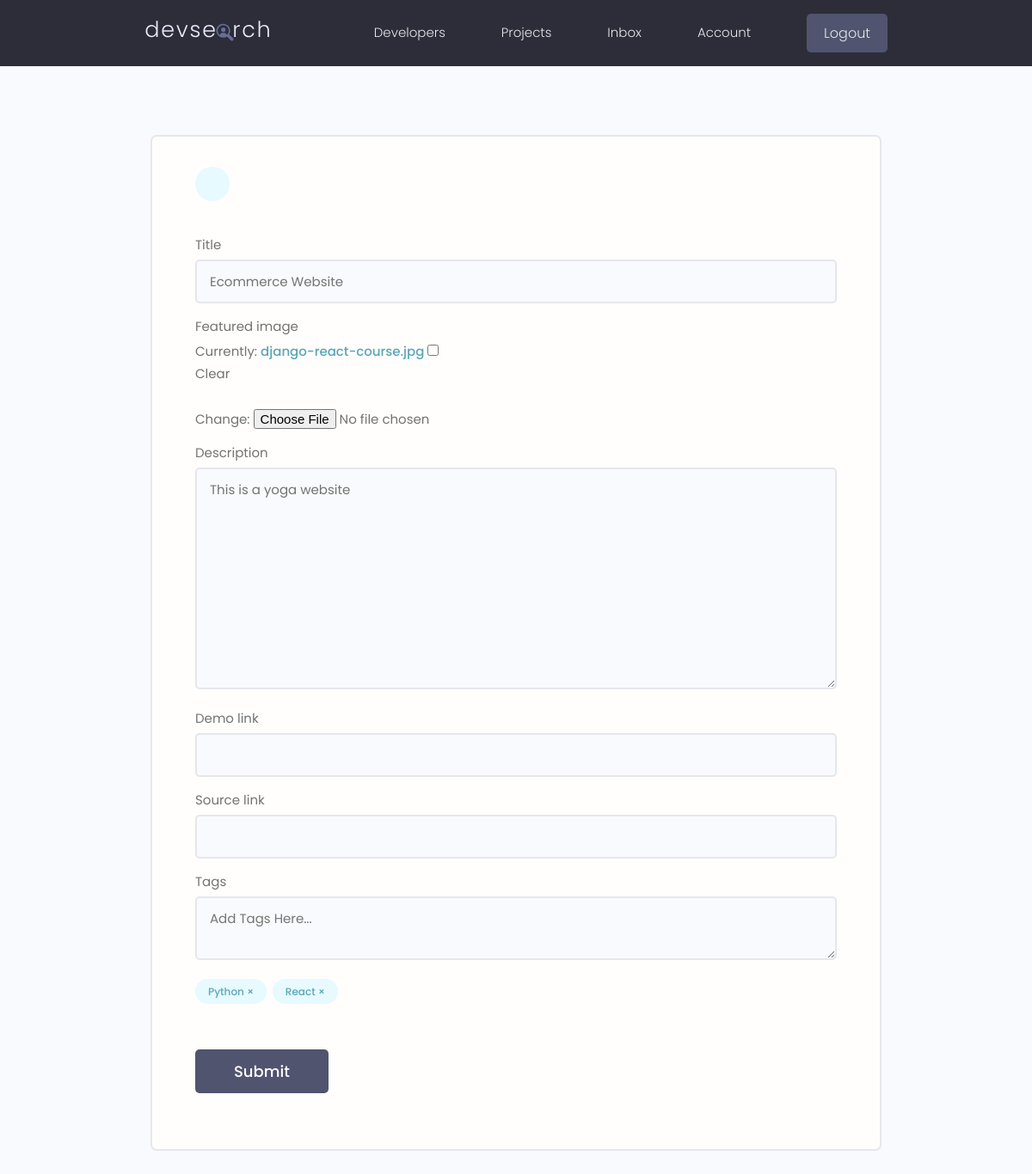
The app's page /projects/update-project/9caf8d74-0030-499b-a44e-f7c232cb28d5/ (signed in), older data.
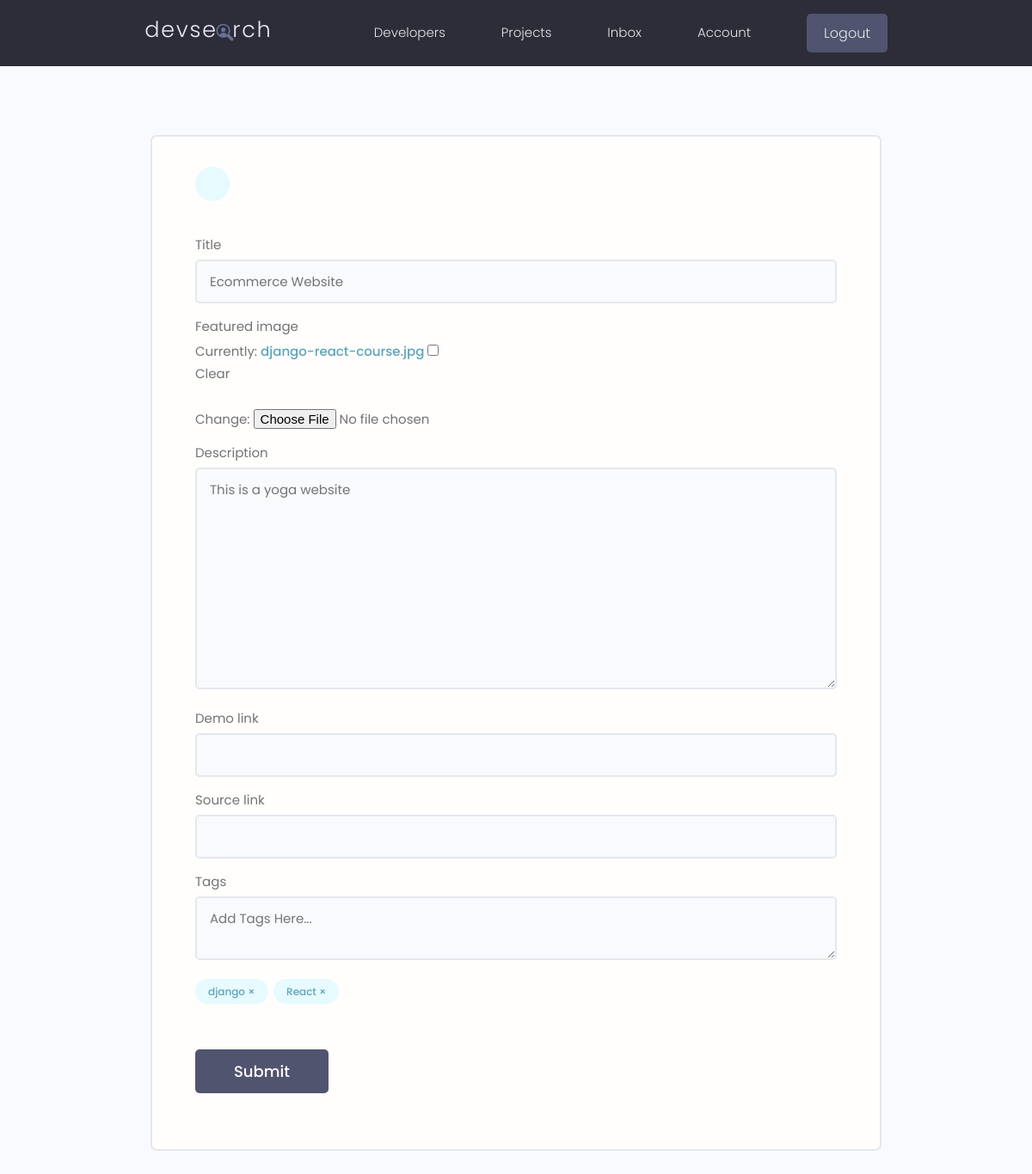
The same page, newer data.
### projects/models.py (models this page shows, shortened)
class Project(models.Model):
    owner = models.ForeignKey(Profile, null=True, blank=True, on_delete=models.CASCADE)
    title = models.CharField(max_length=200)
    description = models.TextField(null=True, blank=True)
    featured_image = models.ImageField(null=True, blank=True, default="default.jpg")
    demo_link = models.CharField(max_length=2000, null=True, blank=True)
    source_link = models.CharField(max_length=2000, null=True, blank=True)
    tags = models.ManyToManyField("Tag", blank=True)
    vote_total = models.IntegerField(default=0, null=True, blank=True)
    vote_ratio = models.IntegerField(default=0, null=True, blank=True)
    created = models.DateTimeField(auto_now_add=True)
    id = models.UUIDField(
        default=uuid.uuid4, unique=True, primary_key=True, editable=False
    )
    class Meta:
        ordering = ["-vote_ratio", "-vote_total", "title"]

class Tag(models.Model):
    name = models.CharField(max_length=200)
    created = models.DateTimeField(auto_now_add=True)
    id = models.UUIDField(
        default=uuid.uuid4, unique=True, primary_key=True, editable=False
    )

### projects/views.py (the view, shortened to what this page needs)
# urls.py: path("update-project/<str:pk>/", views.updateProject, name="update-project"),
@login_required(login_url="login")
def updateProject(request, pk):
    profile = request.user.profile
    project = profile.project_set.get(id=pk)
    form = ProjectForm(instance=project)
    context = {"form": form, "project": project}
    return render(request, "projects/project_form.html", context)

### projects/forms.py
class ProjectForm(ModelForm):
    class Meta:
        model = Project
        fields = [
            "title",
            "featured_image",
            "description",
            "demo_link",
            "source_link",
        ]
        widgets = {
            "tags": forms.CheckboxSelectMultiple(),
        }
    def __init__(self, *args, **kwargs):
        super(ProjectForm, self).__init__(*args, **kwargs)
        for name, field in self.fields.items():
            field.widget.attrs.update({"class": "input"})

### projects/templates/projects/project_form.html (shortened to what this page needs)
{% extends 'main.html'%} {% block content %}
<main class="formPage my-xl">
  <div class="content-box">
    <div class="formWrapper">
      <a class="backButton" href="{% url 'account' %}"
        ></a>
      <br />
      <form class="form" method="POST" enctype="multipart/form-data">
        {% csrf_token %} {% for field in form %}
        <div class="form__field">
          <label for="formInput#text">{{field.label}} </label>
          {{field}}
        </div>
        {% endfor %}
        <div class="form__field">
          <label for="formInput#text">Tags</label>
          <textarea
            name="newtags"
            class="input"
            placeholder="Add Tags Here..."
          ></textarea>
        </div>
        <div class="form__field">
          {% for tag in project.tags.all %}
          <div
            class="project-tag tag tag--pill tag--main"
            data-tag="{{tag.id}}"
            data-project="{{project.id}}"
          >
            {{tag.name}} &#215;
          </div>
          {% endfor %}
        </div>
        <input
          class="btn btn--sub btn--lg my-md"
          type="submit"
          value="Submit"
        />
      </form>
    </div>
  </div>
</main>
{% endblock %}

Row changes from the older to the newer data that the page shows:
no longer on this page (row unchanged): Tag: name "Python"
added Tag: name "django"
